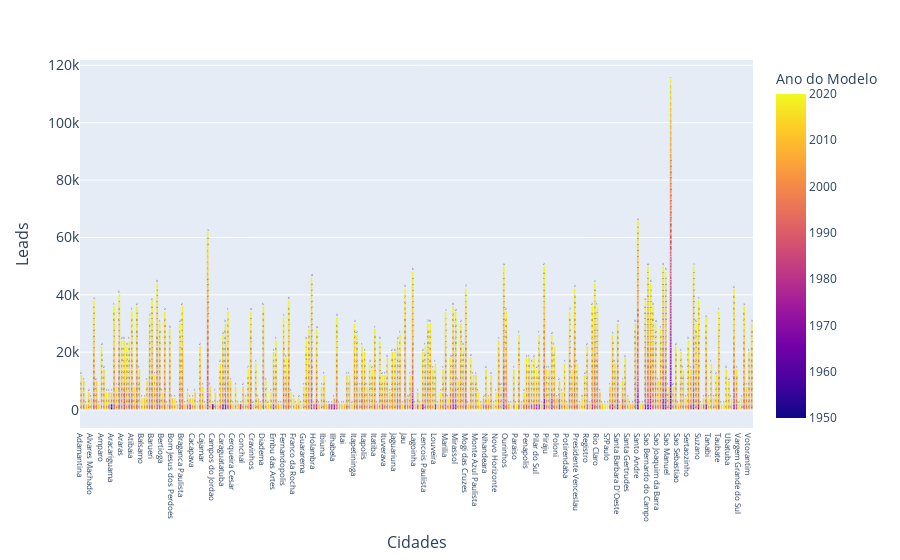

Here is the notebook cell this chart was saved with:
### Code cell
# Ultimo passo: esse gráfito interativo mostra como se comportam o número de leads em realção ao ano dos modelos e
#as cidades do estado de são paulo


fig = px.bar(df_groups, x="cidade", y="ano_modelo", color="ano_modelo", text="leads", barmode='stack', hover_name="cidade")
fig.update_coloraxes(cmax=2020, cmin=1950, colorbar_title=' Ano do Modelo')
fig.update_layout(barmode='stack', yaxis=dict(
        title='Leads',
        titlefont_size=16,
        tickfont_size=14,
    ), xaxis=dict(
        title='Cidades',
        titlefont_size=16,
        tickfont_size=8,
    ))
fig.show()

# Esse plot nos mostra na maioria das cidades do estado de sp a procura por veiculos fabricados após 2010 é relativamente 
#maior que par aos veículos mais antigos. Temos também sendo as cidades com mais procura, santos, campinas e são paulo. As
# cidades que possuem o maior número de leads,mostram uma maior variedade em relação ao número de leads e ano de fabricação dos veículos.

### Figure 1 — Plotly figure (JSON) as saved in the notebook; plotly's stock layout.template omitted (floating-point values rounded to 4 significant figures; data arrays with more than 128 entries replaced by an {"elided": "..."} marker saying what was removed)
{"data": [{"alignmentgroup": "True", "hovertemplate": "<b>%{hovertext}</b><br><br>cidade=%{x}<br>ano_modelo=%{marker.color}<br>leads=%{text}<extra></extra>", "hovertext": {"elided": "2186 str values"}, "legendgroup": "", "marker": {"color": {"elided": "2186 int values"}, "coloraxis": "coloraxis", "pattern": {"shape": ""}}, "name": "", "offsetgroup": "", "orientation": "v", "showlegend": false, "text": {"elided": "2186 int values"}, "textposition": "auto", "type": "bar", "x": {"elided": "2186 str values"}, "xaxis": "x", "y": {"elided": "2186 int values"}, "yaxis": "y"}], "layout": {"barmode": "stack", "coloraxis": {"cmax": 2020, "cmin": 1950, "colorbar": {"title": {"text": " Ano do Modelo"}}, "colorscale": [[0, "#0d0887"], [0.1111, "#46039f"], [0.2222, "#7201a8"], [0.3333, "#9c179e"], [0.4444, "#bd3786"], [0.5556, "#d8576b"], [0.6667, "#ed7953"], [0.7778, "#fb9f3a"], [0.8889, "#fdca26"], [1, "#f0f921"]]}, "legend": {"tracegroupgap": 0}, "margin": {"t": 60}, "xaxis": {"anchor": "y", "domain": [0, 1], "tickfont": {"size": 8}, "title": {"font": {"size": 16}, "text": "Cidades"}}, "yaxis": {"anchor": "x", "domain": [0, 1], "tickfont": {"size": 14}, "title": {"font": {"size": 16}, "text": "Leads"}}}}
